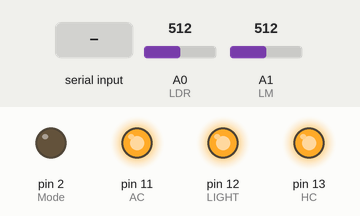
A sketch run on a simulated Arduino Uno, built with avr-gcc and run on an emulated ATmega328P. Parts: output pins drawn as LEDs (lit = HIGH). The inputs (shaded band) are chosen by the test bench; at power-on: A0 (LDR) = 512, A1 (LM) = 512.

Above: at 1.2 s.
1.3 s: "*auto" received over Serial
At 2.5 s:
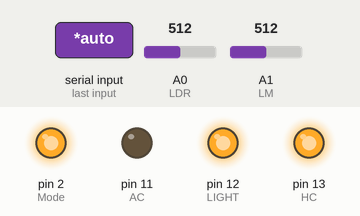
2.8 s: A0 (LDR) set to 36
4.3 s: A0 (LDR) set to 29
At 5.5 s:
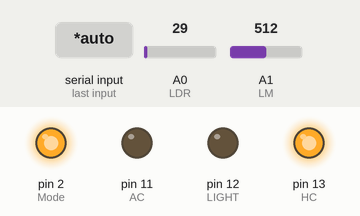
5.8 s: A1 (LM) set to 64
7.3 s: A1 (LM) set to 53
At 7.8 s:
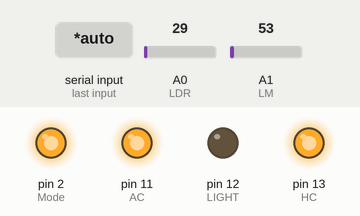
8.8 s: "*manual" received over Serial
At 9.1 s:
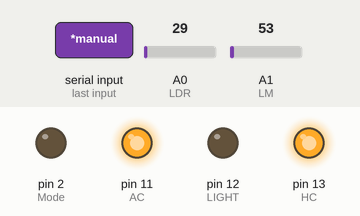
Timing chart, 0 to 11.3 s (numbered marks = the images above; inputs shaded):
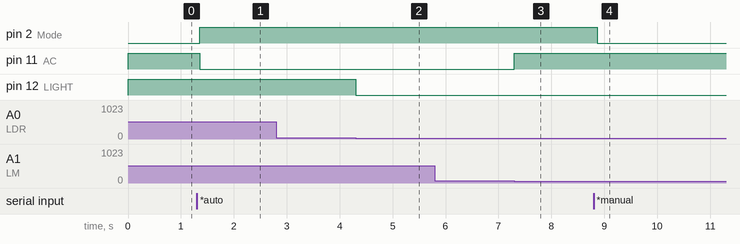

The sketch:

Final_commit.ino
```cpp
/***************PIN VARIABLES*******************/
int LDR = A0; //LDR sensor pin analog A0
int LM = A1;  //LM-35 sensor pin analog A1
int HC=13;  //Bluetooth module HC-05 power pin digital 13
int Mode=2; //Pin for LED of auto and manual mode
int LIGHT = 12; //Pin to operate relay of Light
int AC = 11;  //pin to operate relay of AC
/***********************************************/

/******************VARIABLES********************/
String Voice_Command="";
int pre_state = 0;
float LDR_in;
int LM_in;
int TEMP_Cel;
/**********************************************/

void setup()
{

  Serial.begin(9600); //Setting up the Serial monitor with baud rate of 9600
/*******************PIN MODE SETTING****************/
  pinMode(LDR,INPUT);
  pinMode(LM,INPUT);
  pinMode(HC,OUTPUT);
  pinMode(Mode,OUTPUT);
  pinMode(LIGHT,OUTPUT);
  pinMode(AC,OUTPUT);
/****************************************************/

//Optimzation Code Due To Wrong Circuitary
  digitalWrite(LIGHT,HIGH); // Turning the relay for light off
  digitalWrite(AC,HIGH);  //Turning the relay for AC off

  digitalWrite(HC,HIGH); // continuous 5V Power supply for HC-05 bluetooth module

//Serial.println("running");

}

void loop() {

    Voice_Input(); // Taking voice command input through Bluetooth from user

   /*******************SET MANUAL MODE**********************/
   if(Voice_Command == "*manual")
   {
//Voice command to set system to manual mode
    pre_state = 0;
    digitalWrite(Mode,LOW);
   }
   /*******************************************************/


   /***********AUTOMATIC MODE**********************/
   else if((Voice_Command == "*auto")||(pre_state == 1))
   {
//    Voice command to set system to automatic mode
    pre_state = 1;
    digitalWrite(Mode,HIGH); //Turning on the LED to represent auto mode

    Sensor_Reading(); //Reading the sensor values

    if(TEMP_Cel>27)
    {
//      Turning the AC on if temperature is greater than 27 celcius
      digitalWrite(AC,LOW);
    }
    else
    {
//      Turning AC OFF if temperature is less than 27 celcius
      digitalWrite(AC,HIGH);
    }
    if(LDR_in < 32.5)
    {
//      Turning Light ON if room is dark
      digitalWrite(LIGHT,LOW);
    }
    else
    {
//      Turning Light OFF if room has good light
      digitalWrite(LIGHT,HIGH);
    }
   }
   /************************************************/


   /***********MANUAL MODE COMMANDS*****************/
   else if(pre_state == 0)
   {
//    if code is on manual mode
    if(Voice_Command == "*light on")
    {
//      if voice command is "LIGHT ON" turn the relay for light on
      digitalWrite(LIGHT,LOW);
    }
    else if(Voice_Command == "*AC on")
    {
//      if voice command is "AC ON" turn the relay for AC on
      digitalWrite(AC,LOW);
    }
    else if(Voice_Command == "*light off")
    {
//      if voice command is "LIGHT OFF" turn the relay for light OFF
      digitalWrite(LIGHT,HIGH);
    }
    else if(Voice_Command == "*AC off")
    {
//      if voice command is "AC OFF" turn the relay for AC OFF
      digitalWrite(AC,HIGH);
    }
   }
   /************************************************/

  Voice_Command = ""; // Replacing the String variable again with NULL at the end
}


void Voice_Input()
{
  //Function for taking voice command input from user through Bluetooth module HC-05

    while(Serial.available())//Checking for availability of Bluetooth input on serial monitor
  {
    delay(10);
    char in = Serial.read(); //Reading the voice command character by character in "char in" variable

    if(in=='#') //checking for the terminator symbol in the command
     { break;} //breaking the loop if loop has reached terminator
    Voice_Command += in;  // Adding each character of the command to the String variable Voice_Command
  }

   //Serial.println(Voice_Command);
}

void Sensor_Reading()
{
    LDR_in = analogRead(LDR); // Accepting the readings of LDR for light intensity
    LM_in = analogRead(LM); // Accepting the readings of LM-35 for the temperature of the room
    LM_in = ((LM_in/1024.0)*5000);
    TEMP_Cel = LM_in/10;  // Converting the LM-35 reading into temperature in Celcius

    /*Serial.print("LDR : ");
    Serial.println(LDR_in);
    Serial.print("LM : ");
    Serial.println(TEMP_Cel);*/
}
```

Measured:
- the behaviour switches between 33 and 32 on A0 (LDR) (found by bisection; images 1 and 2)
- the behaviour switches between 58 and 57 on A1 (LM) (found by bisection; images 2 and 3)
- after the input at 1.3 s, pin 2 (Mode): LOW → HIGH after 0.05 s; pin 11 (AC): HIGH → LOW after 0.05 s
- after the input at 2.8 s, every drawn part: stays the same
- after the input at 4.3 s, pin 12 (LIGHT): HIGH → LOW at once
- after the input at 5.8 s, every drawn part: stays the same
- after the input at 7.3 s, pin 11 (AC): LOW → HIGH at once
- after the input at 8.8 s, pin 2 (Mode): HIGH → LOW after 0.07 s
